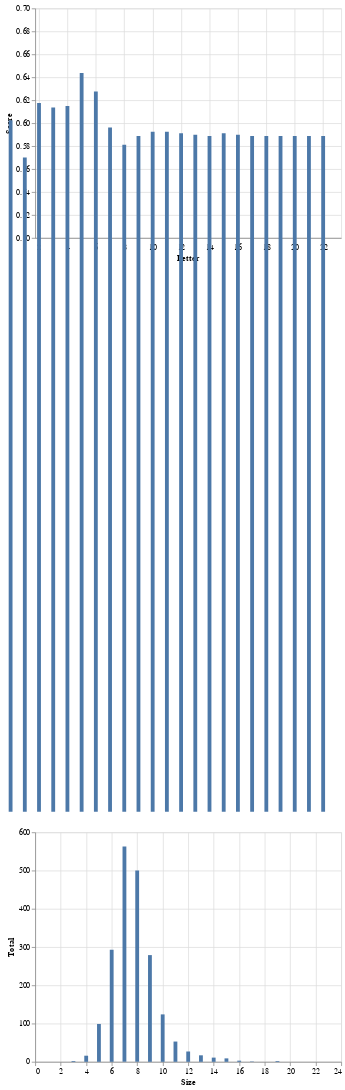

Notebook code for this chart:
### Code cell
#Notice that the once above, that the there is a spike at 5, and my guess is that it's caused because it's the last letter
#I wasn't right, however, it's clear that the last parts of a name can be impactful towards a namew
size=[]
for i in range(max_size): 
    size.append(i+1)
total = []
for i in range(max_size): 
    total.append(sum(df_sample['Size'] == i))

Total = pd.DataFrame()

Total['Size'] = size
Total['Total'] = total

c2=alt.Chart(Total).mark_bar().encode(
    x = 'Size',
    y = 'Total'
)

alt.vconcat(c1,c2) 
#There is a very clear spike at 5 and 6, which corresponding nicely with the data.

### Figure 1 — Vega-Lite specification as saved in the notebook (floating-point values rounded to 4 significant figures)
{"config": {"view": {"continuousWidth": 400, "continuousHeight": 300}}, "vconcat": [{"data": {"name": "data-a490f1c16993e457c481e334a5ab0d75"}, "mark": "bar", "encoding": {"x": {"field": "Letter", "scale": {"domain": [2, 23]}, "type": "quantitative"}, "y": {"field": "Score", "scale": {"domain": [0.5, 0.7]}, "type": "quantitative"}}}, {"data": {"name": "data-3516941a12d152a64d6803827c6e778f"}, "mark": "bar", "encoding": {"x": {"field": "Size", "type": "quantitative"}, "y": {"field": "Total", "type": "quantitative"}}}], "$schema": "https://vega.github.io/schema/vega-lite/v4.17.0.json", "datasets": {"data-a490f1c16993e457c481e334a5ab0d75": [{"Letter": 0, "Score": 0.6025}, {"Letter": 1, "Score": 0.57}, {"Letter": 2, "Score": 0.6175}, {"Letter": 3, "Score": 0.6138}, {"Letter": 4, "Score": 0.615}, {"Letter": 5, "Score": 0.6438}, {"Letter": 6, "Score": 0.6275}, {"Letter": 7, "Score": 0.5962}, {"Letter": 8, "Score": 0.5813}, {"Letter": 9, "Score": 0.5887}, {"Letter": 10, "Score": 0.5925}, {"Letter": 11, "Score": 0.5925}, {"Letter": 12, "Score": 0.5913}, {"Letter": 13, "Score": 0.59}, {"Letter": 14, "Score": 0.5887}, {"Letter": 15, "Score": 0.5913}, {"Letter": 16, "Score": 0.59}, {"Letter": 17, "Score": 0.5887}, {"Letter": 18, "Score": 0.5887}, {"Letter": 19, "Score": 0.5887}, {"Letter": 20, "Score": 0.5887}, {"Letter": 21, "Score": 0.5887}, {"Letter": 22, "Score": 0.5887}], "data-3516941a12d152a64d6803827c6e778f": [{"Size": 1, "Total": 0}, {"Size": 2, "Total": 0}, {"Size": 3, "Total": 2}, {"Size": 4, "Total": 16}, {"Size": 5, "Total": 99}, {"Size": 6, "Total": 293}, {"Size": 7, "Total": 563}, {"Size": 8, "Total": 500}, {"Size": 9, "Total": 279}, {"Size": 10, "Total": 124}, {"Size": 11, "Total": 53}, {"Size": 12, "Total": 27}, {"Size": 13, "Total": 17}, {"Size": 14, "Total": 11}, {"Size": 15, "Total": 9}, {"Size": 16, "Total": 3}, {"Size": 17, "Total": 1}, {"Size": 18, "Total": 0}, {"Size": 19, "Total": 2}, {"Size": 20, "Total": 0}, {"Size": 21, "Total": 0}, {"Size": 22, "Total": 0}, {"Size": 23, "Total": 0}]}}
